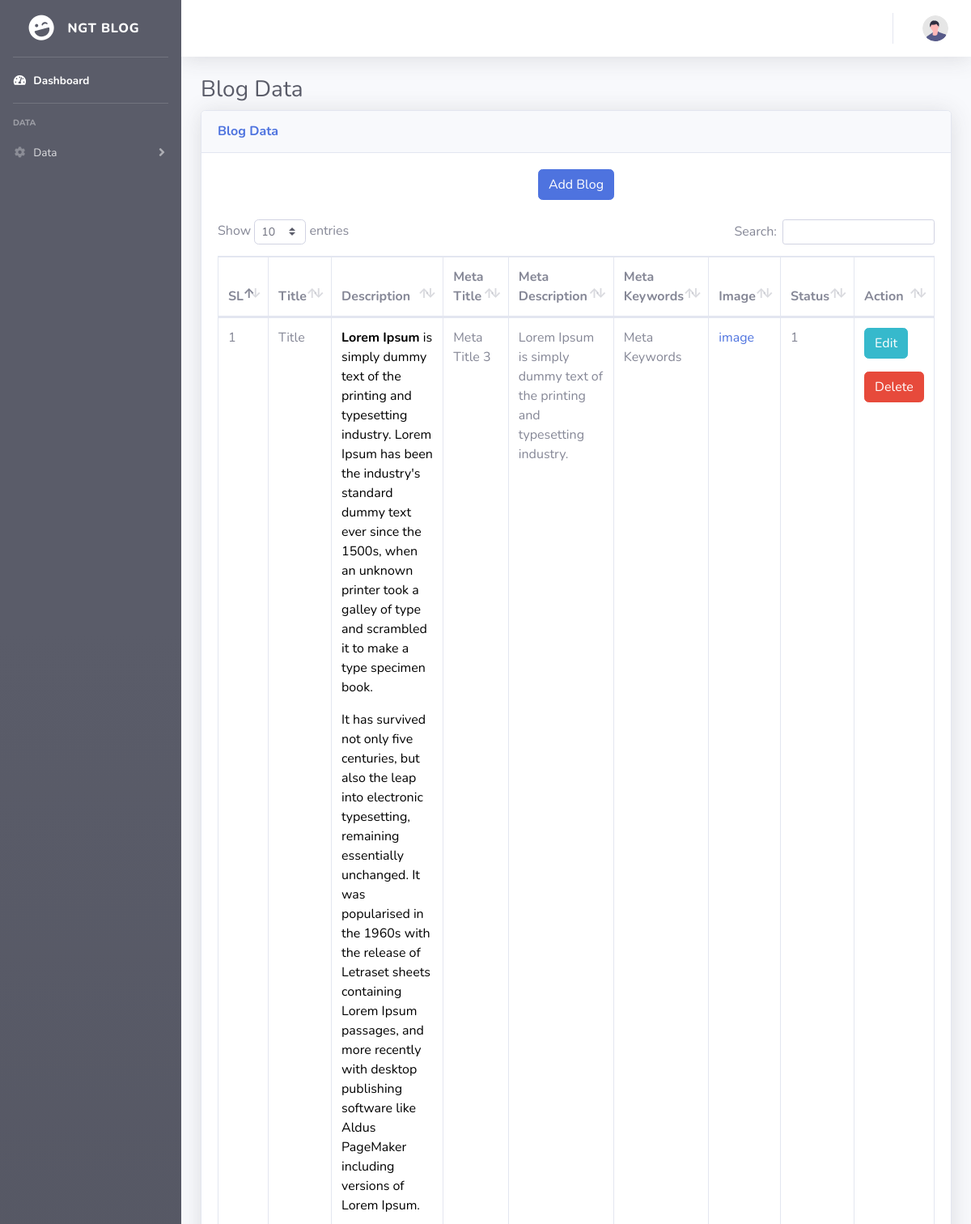
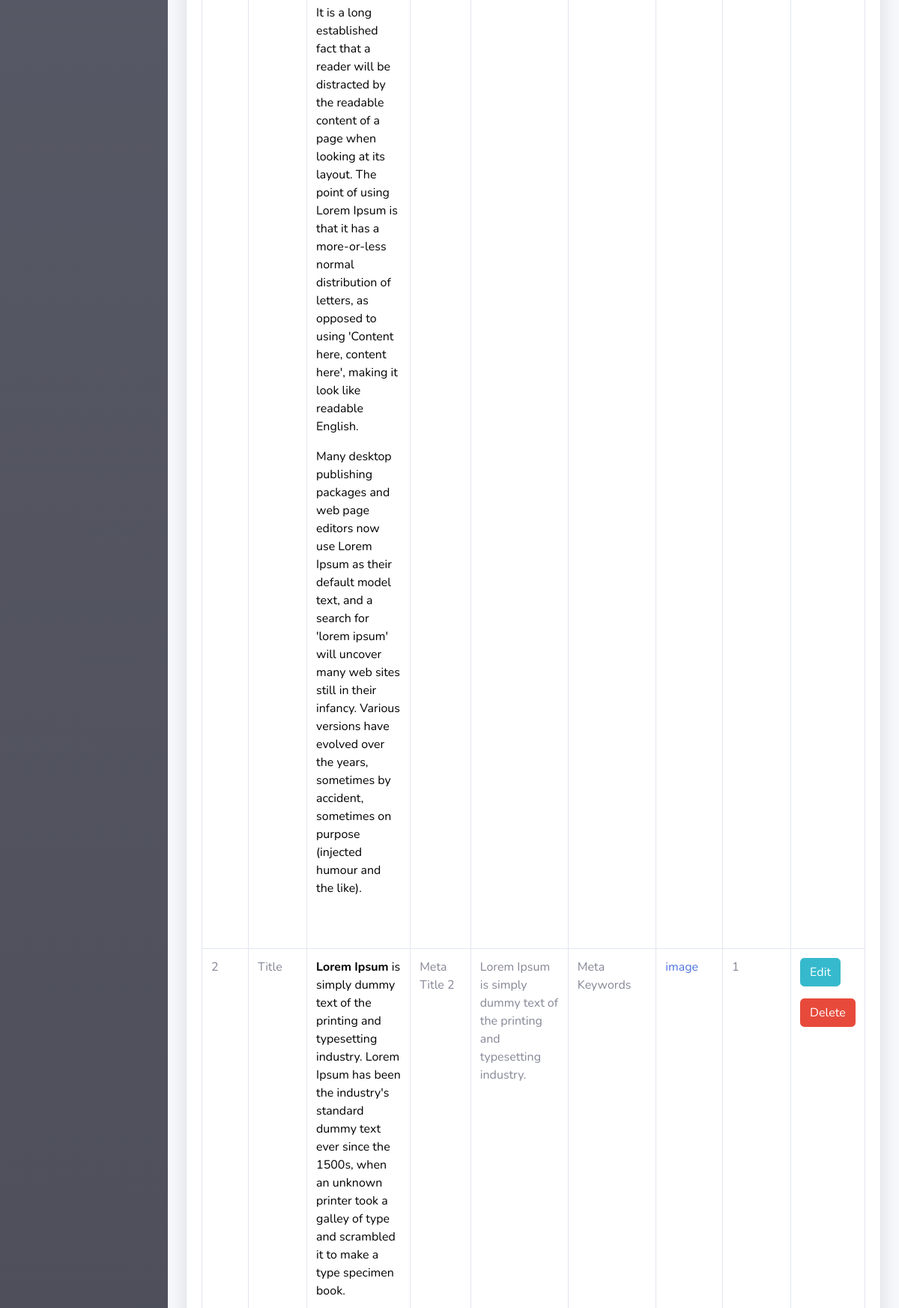
Page /admin/blog.php (upper part) on the committed database (2 pictures, top to bottom).
### tables this page shows
CREATE TABLE `blog` (
  `id` int(11) NOT NULL,
  `title` varchar(200) NOT NULL,
  `description` text NOT NULL,
  `meta_title` varchar(100) NOT NULL,
  `meta_description` varchar(160) NOT NULL,
  `meta_keywords` varchar(100) NOT NULL,
  `image` text NOT NULL,
  `status` int(11) NOT NULL DEFAULT 1,
  `inserted_at` datetime NOT NULL,
  `updated_at` datetime NOT NULL
);

### include/dbController.php (called while the page is built, shortened)
<?php
class DBController {
    private $host = "localhost";
    private $user = "root";
    private $password = "";
    private $database = "ngt_tech_blog";
    private $conn;
    function __construct() {
        $this->conn = $this->connectDB();
    }
    function connectDB() {
        $conn = mysqli_connect($this->host,$this->user,$this->password,$this->database);
        return $conn;
    }
    function runQuery($query) {
        $result = mysqli_query($this->conn,$query);
        while($row=mysqli_fetch_assoc($result)) {
            $resultset[] = $row;
        }
        if(!empty($resultset))
            return $resultset;
    }
    function numRows($query) {
        $result  = mysqli_query($this->conn,$query);
        $rowcount = mysqli_num_rows($result);
        return $rowcount;
    }
}

### admin/blog.php (the view, shortened to what this page needs)
<?php
include('../include/dbController.php');
$db_handle = new DBController();
?>
<!DOCTYPE html>
<html lang="en">
<head>
    <?php require_once 'include/css.php'; ?>
    <link rel="stylesheet" href="https://cdnjs.cloudflare.com/ajax/libs/summernote/0.8.20/summernote-bs4.min.css"
/>
</head>
<body id="page-top">
<div id="wrapper">
    <?php require_once 'include/sidebar.php'; ?>
    <div id="content-wrapper" class="d-flex flex-column">
        <div id="content">
            <?php require_once 'include/topbar.php'; ?>
            <?php if (isset($_GET['blog_id'])) {
                $data = $db_handle->runQuery("SELECT * FROM blog where id={$_GET['blog_id']}");
                ?>
                <div class="container-fluid">
                    <h1 class="h3 mb-2 text-gray-800">Edit Blog</h1>
                    <div class="card shadow mb-4">
                        <div class="card-header py-3">
                            <h6 class="m-0 font-weight-bold text-primary">Edit Blog</h6>
                        </div>
                        <div class="card-body">
                            <form id="blog_form" method="post" action="update.php" enctype="multipart/form-data">
                                <input type="hidden" name="id" value="<?php echo $data[0]["id"]; ?>" required>
                                <div class="mb-3">
                                    <label class="form-label">Blog Title</label>
                                    <input type="text" class="form-control" id="blog_title" name="blog_title"
                                           placeholder="" value="<?php echo $data[0]["title"]; ?>" required>
                                </div>
                                <div class="mb-3">
                                    <label class="form-label">Description</label>
                                    <textarea class="summernote" id="summernote"
                                              name="description"><?php echo $data[0]["description"]; ?></textarea>
                                </div>
                                <div class="mb-3">
                                    <label class="form-label">Meta Title</label>
                                    <input type="text" class="form-control" id="meta_title" name="meta_title"
                                           placeholder="" value="<?php echo $data[0]["meta_title"]; ?>" required>
                                </div>
                                <div class="mb-3">
                                    <label class="form-label">Meta Description</label>
                                    <textarea class="form-control" id="meta_description" name="meta_description"
                                              rows="4" required><?php echo $data[0]["meta_description"]; ?></textarea>
                                </div>
                                <div class="mb-3">
                                    <label class="form-label">Meta Keywords</label>
                                    <input type="text" class="form-control" id="meta_keywords" name="meta_keywords"
                                           placeholder="" value="<?php echo $data[0]["meta_keywords"]; ?>" required>
                                </div>
                                <div class="mb-3">
                                    <label class="form-label">Status</label>
                                    <select class="form-control" name="status">
                                        <option value="0" <?php if($data[0]["status"]==0) echo 'selected'; ?>>Disable</option>
                                        <option value="1" <?php if($data[0]["status"]==1) echo 'selected'; ?>>Enable</option>
                                    </select>
                                </div>
                                <div class="mb-3">
                                    <label class="form-label">Image <a href="../<?php echo $data[0]["image"]; ?>"
                                                                       target="_blank">(View)</a></label>
                                    <div class="custom-file">
                                        <input type="file" class="custom-file-input" id="image" name="image"/>
                                        <label class="custom-file-label" for="image">Choose file</label>
                                    </div>
                                </div>
                                <div class="mb-4 mt-4">
                                    <button type="submit" name="update_blog" class="btn btn-primary">Submit</button>
                                </div>
                            </form>
                        </div>
                    </div>
                </div>
            <?php } else {
                ?>
                <div class="container-fluid">
                    <h1 class="h3 mb-2 text-gray-800">Blog Data</h1>
                    <div class="card shadow mb-4">
                        <div class="card-header py-3">
                            <h6 class="m-0 font-weight-bold text-primary">Blog Data</h6>
                        </div>
                        <div class="card-body">
                            <div class="text-center mb-4">
                                <a href="add-blog.php" class="btn btn-primary">Add Blog</a>
                            </div>
                            <div class="table-responsive">
                                <table class="table table-bordered" id="dataTable" width="100%" cellspacing="0">
                                    <thead>
                                    <tr>
                                        <th>SL</th>
                                        <th>Title</th>
                                        <th>Description</th>
                                        <th>Meta Title</th>
                                        <th>Meta Description</th>
                                        <th>Meta Keywords</th>
                                        <th>Image</th>
                                        <th>Status</th>
                                        <th>Action</th>
                                    </tr>
                                    </thead>
                                    <tbody>
                                    <?php
                                    $query = "SELECT * FROM blog order by id desc";
                                    $data = $db_handle->runQuery($query);
                                    $row_count = $db_handle->numRows($query);
                                    for ($i = 0; $i < $row_count; $i++) {
                                        ?>
                                        <tr>
                                            <td><?php echo $i + 1; ?></td>
                                            <td><?php echo $data[$i]["title"]; ?></td>
                                            <td><?php echo $data[$i]["description"]; ?></td>
                                            <td><?php echo $data[$i]["meta_title"]; ?></td>
                                            <td><?php echo $data[$i]["meta_description"]; ?></td>
                                            <td><?php echo $data[$i]["meta_keywords"]; ?></td>
                                            <td><a href="../<?php echo $data[$i]["image"]; ?>" target="_blank">image</a>
                                            </td>
                                            <td><?php echo $data[$i]["status"]; ?></td>
                                            <td>
                                                <a href="blog.php?blog_id=<?php echo $data[$i]["id"]; ?>"
                                                   class="btn btn-info">Edit</a>
                                                <button type="button" class="btn btn-danger mt-3"
                                                        onclick="blogDelete(<?php echo $data[$i]["id"]; ?>)">Delete
                                                </button>
                                            </td>
                                        </tr>
                                    <?php } ?>
                                    </tbody>
                                </table>
                            </div>
                        </div>
                    </div>
                </div>
                <?php
            } ?>
        </div>
    </div>
</div>
</body>
</html>

### rows in the picture
blog: title "Title", description "Lorem Ipsum is simply dummy text of the printing and typesetting industry. Lorem Ipsum has been the industry's standard dummy text ever since the 1500s, when an unknown printer took a galley of type and scrambled it to make a type specimen book. It has survived not only five centuries, but also the leap into electronic typesetting, remaining essentially unchanged. It was popularised in the 1960s with the release of Letraset sheets containing Lorem Ipsum passages, and more recently with desktop publishing software like Aldus PageMaker including versions of Lorem Ipsum. It is a long established fact that a reader will be distracted by the readable content of a page when looking at its layout.…", meta_title "Meta Title 3", meta_description "Lorem Ipsum is simply dummy text of the printing and typesetting industry.", meta_keywords "Meta Keywords", status "1"
blog: title "Title", description "Lorem Ipsum is simply dummy text of the printing and typesetting industry. Lorem Ipsum has been the industry's standard dummy text ever since the 1500s, when an unknown printer took a galley of type and scrambled it to make a type specimen book.", meta_title "Meta Title 2", meta_description "Lorem Ipsum is simply dummy text of the printing and typesetting industry.", meta_keywords "Meta Keywords", status "1"
